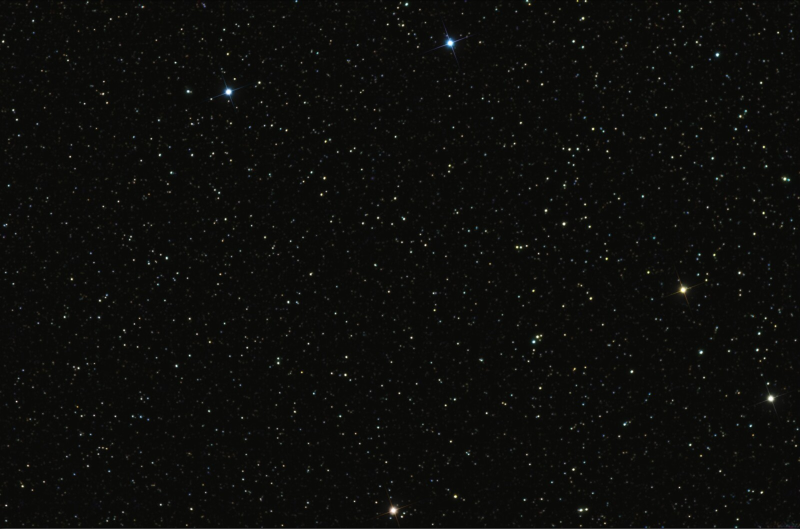
#> input picture cppLab/workshop/openCV/extrProjects/fourDSight/code/StarMap_Original.jpg, 1600 x 1057 px (shown at 1/2 size)
$ python main.py
#> lines starting #> are read from the running program, lines starting #| are printed output that depends on the picture; after the words box and inside, x2 and y2 are one past the last pixel; in counts of white or black regions, pixels touching at a corner belong together
import cv2
import numpy as np
from matplotlib import pyplot as plt
import os
import math


img_rgb = cv2.imread('StarMap_Original.jpg')
#> img_rgb is the input picture: shape (1057, 1600, 3); mean B, G, R 11, 13.2, 13
img_gray = cv2.cvtColor(img_rgb, cv2.COLOR_BGR2GRAY)
template = cv2.imread('Small_area.jpg',0)
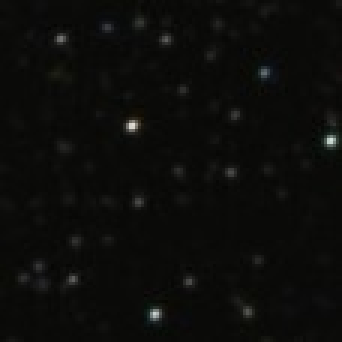
#> input picture cppLab/workshop/openCV/extrProjects/fourDSight/code/Small_area.jpg, 114 x 114 px (shown 3 times larger)
#> template: shape (114, 114); min 2, max 220, mean 12.5
w, h = template.shape[::-1]
#> w = 114; h = 114
res = cv2.matchTemplate(img_gray,template,cv2.TM_CCOEFF_NORMED)
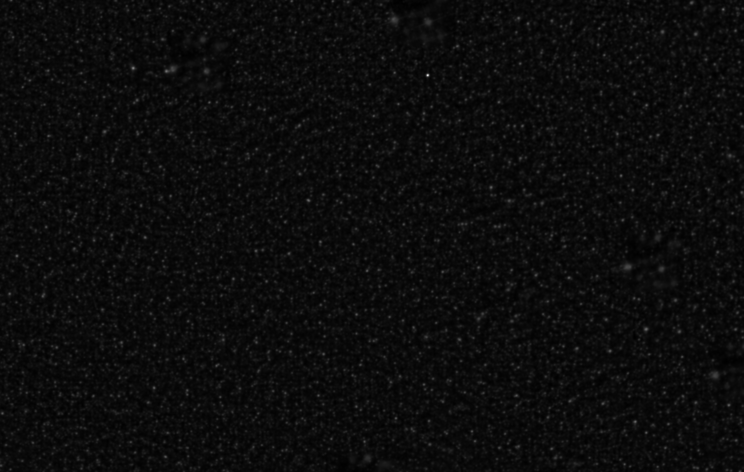
#> res: shape (944, 1487) float32 (shown at 1/2 size); min -0.0513, max 0.99, mean -4e-05; drawn with min black and max white
threshold, _ = cv2.threshold(template,127,255,cv2.THRESH_BINARY)
threshold = threshold/255
loc = np.where( res >= threshold)
#> loc = 13 positions, rows 148 to 152, columns 853 to 857
for pt in zip(*loc[::-1]):
#    cv2.rectangle(img_rgb, pt, (pt[0] + w, pt[1] + h), (0,0,255), 2)
    cv2.circle(img_rgb, (pt[0], pt[1]), 2, (0,255,0), 2)
    cv2.circle(img_rgb, (pt[0], pt[1]+h), 2, (0,255,0), 2)
    cv2.circle(img_rgb, (pt[0]+w, pt[1]), 2, (0,255,0), 2)
    cv2.circle(img_rgb, (pt[0]+w, pt[1]+h), 2, (0,255,0), 2)
#> this loop made 13 passes
#> pt on passes 1 to 12: (855, 148), (854, 149), (855, 149), (856, 149), (853, 150), (854, 150), (855, 150), (856, 150), (857, 150), (854, 151), (855, 151), (856, 151)
#> img_rgb: shape (1057, 1600, 3); 0.02% of pixels changed, all inside (x1, y1, x2, y2) = (850, 145, 975, 270)


cv2.imwrite('py_Small_area_result.png',img_rgb)
plt.imshow(img_rgb)
plt.title('Small Non-Rotated Area Detection')
plt.show()


img_rgb = cv2.imread('StarMap_Original.jpg')
img_gray = cv2.cvtColor(img_rgb, cv2.COLOR_BGR2GRAY)
template = cv2.imread('Small_area_rotated.jpg',0)
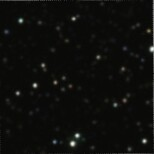
#> input picture cppLab/workshop/openCV/extrProjects/fourDSight/code/Small_area_rotated.jpg, 154 x 154 px
#> template: shape (154, 154); min 0, max 243, mean 14.1

for i in range(0,4):
    template = cv2.rotate(template, cv2.ROTATE_90_CLOCKWISE)

    w, h = template.shape[::-1]
    template = template[0:h-2, 0:w-2]


 #   threshold = cv2.threshold(resized, 0, 255, cv2.THRESH_BINARY_INV + cv2.THRESH_OTSU)
 #   threshold, _ = cv2.threshold(template,127,255,cv2.THRESH_BINARY)
 #   threshold = threshold/255

    threshold = 0.3
    res = cv2.matchTemplate(img_gray,template,cv2.TM_CCOEFF_NORMED)

    loc = np.where( res >= threshold)

    loc_np = np.asarray(loc)
    print(loc_np.size )
    if loc_np.size != 0:
        for pt in zip(*loc[::-1]):
            cv2.circle(img_rgb, (pt[0], pt[1]), 2, (0,255,0), 2)
            cv2.circle(img_rgb, (pt[0], pt[1]+h), 2, (0,255,0), 2)
            cv2.circle(img_rgb, (pt[0]+w, pt[1]), 2, (0,255,0), 2)
            cv2.circle(img_rgb, (pt[0]+w, pt[1]+h), 2, (0,255,0), 2)
        cv2.imwrite('py_Small_area_rotated_result_'+str(i*90)+'.png',img_rgb)
        plt.imshow(img_rgb)
        plt.title('Small Rotated Area Detection')
        plt.show()
#> this loop made 4 passes
#> loc on passes 1, 2, 4: (empty array, empty array), (empty array, empty array), 24 positions, rows 543 to 886, columns 715 to 1195
#> loc_np on pass 3: [[8, 8, 9, 9, 10], [765, 766, 765, 766, 765]]
#> pass 1, `res = cv2.matchTemplate(img_gray,template,cv2.TM_CCOEFF_NORMED)`:
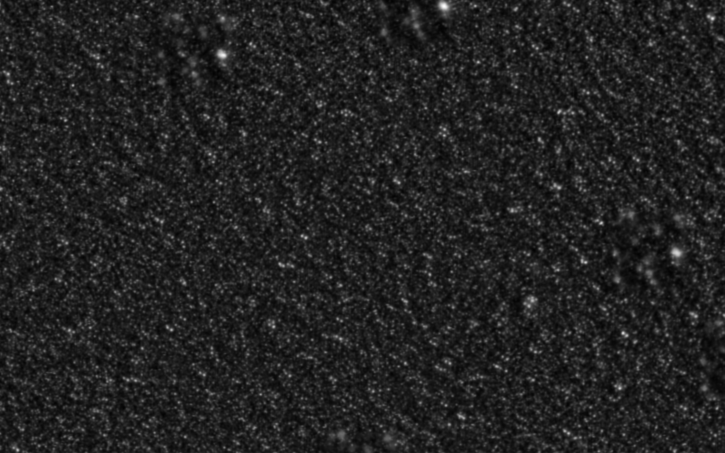
#> res: shape (906, 1449) float32 (shown at 1/2 size); min -0.0468, max 0.298, mean -0.000118; drawn with min black and max white
#> pass 2, `template = cv2.rotate(template, cv2.ROTATE_90_CLOCKWISE)`:
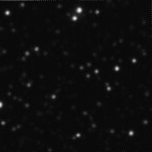
#> template: shape (152, 152); min 0, max 243, mean 13.4
#> after the loop:
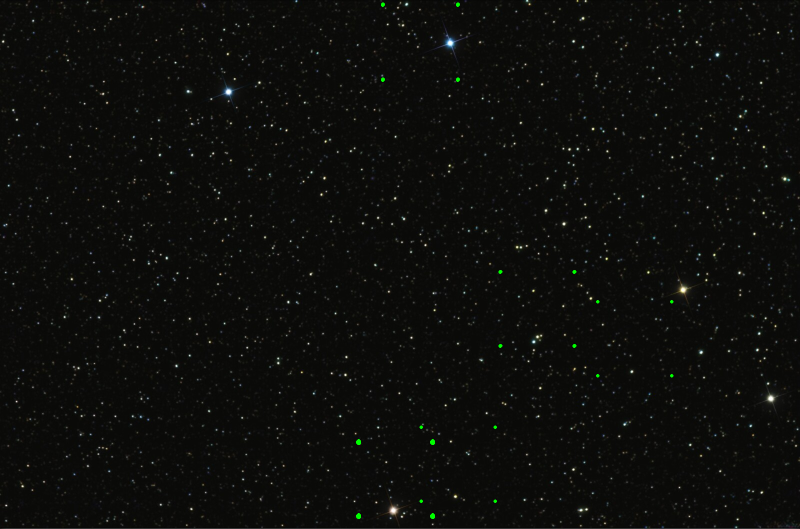
#> img_rgb: shape (1057, 1600, 3) (shown at 1/2 size); 0.07% of pixels changed, all inside (x1, y1, x2, y2) = (712, 5, 1347, 1038)
#> after the loop:
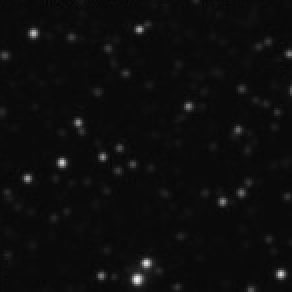
#> template: shape (146, 146) (shown 2 times larger); min 5, max 243, mean 13.4
